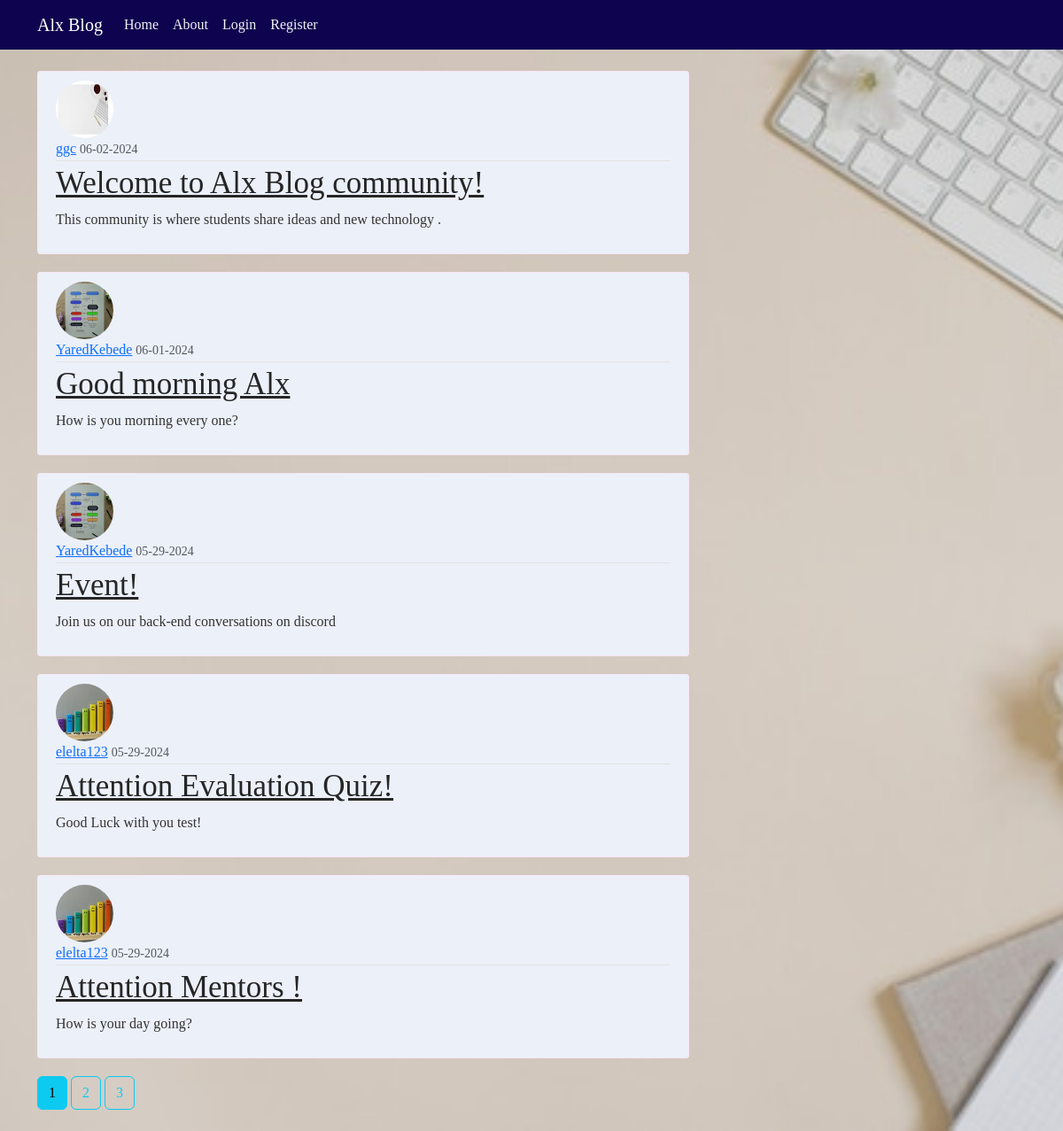
Page /home on the earlier database version.
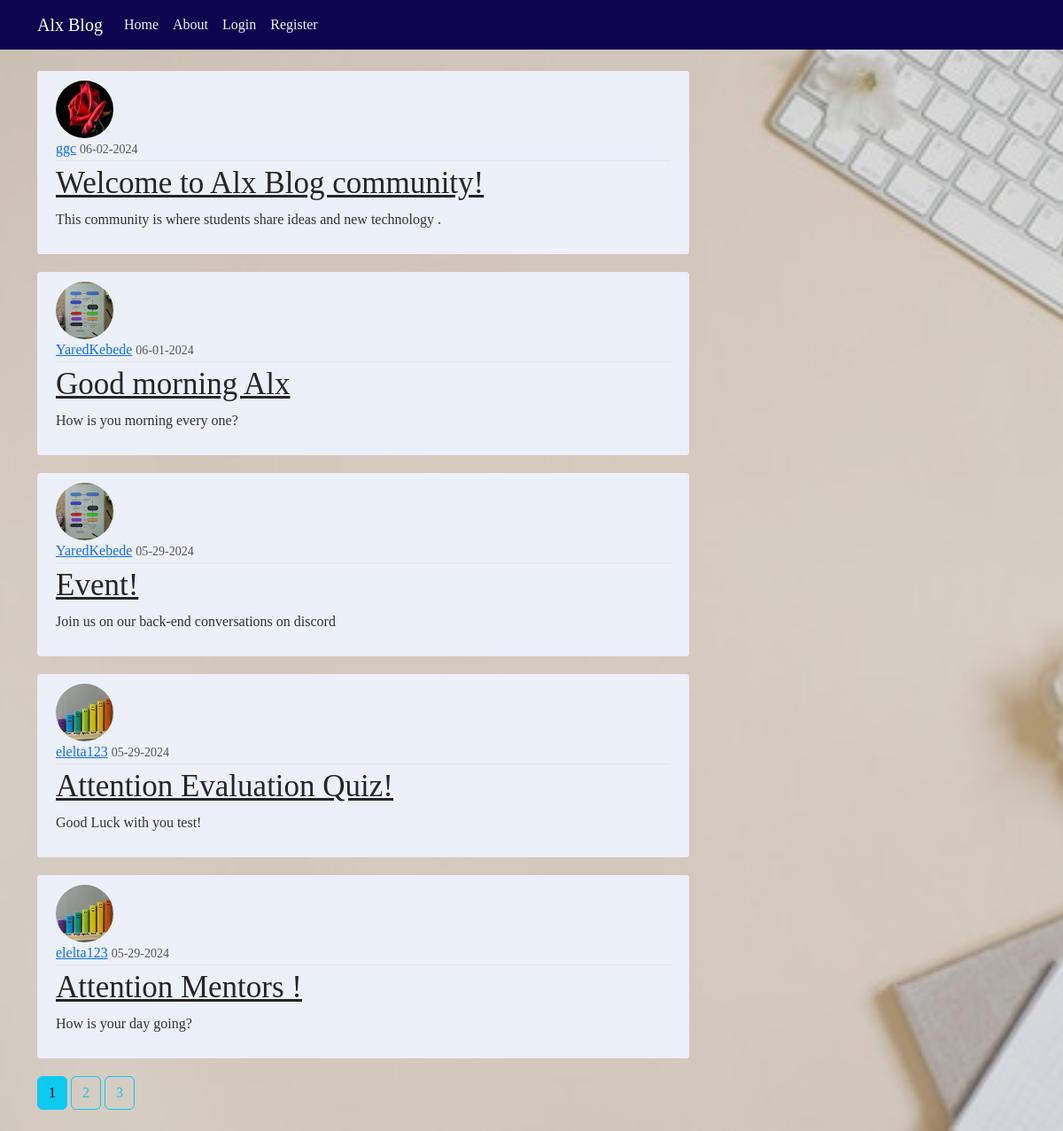
Same page on the later database version.
### alxblog/models.py (models this page shows, shortened)
class Post(db.Model):
    id = db.Column(db.Integer, primary_key=True)
    title = db.Column(db.String(150), nullable=False)
    date_posted = db.Column(db.DateTime, nullable=False, default=datetime.utcnow)
    content = db.Column(db.Text, nullable=False)
    user_id = db.Column(db.Integer, db.ForeignKey('user.id'), nullable=False)

class User(db.Model, UserMixin):
    id = db.Column(db.Integer, primary_key=True)
    username = db.Column(db.String(20), unique=True, nullable=False)
    email = db.Column(db.String(150), unique=True, nullable=False)
    image_file = db.Column(db.String(20), nullable=False, default='default.jpg')
    password = db.Column(db.String(60), nullable=False)
    posts = db.relationship('Post', backref='author', lazy=True)

### alxblog/routes.py (the view)
@app.route("/home")
def home():
    page = request.args.get('page', 1, type=int)
    posts = Post.query.order_by(Post.date_posted.desc()).paginate(page=page, per_page=5)
    return render_template('home.html', posts=posts)

### alxblog/templates/home.html
{% extends "layout.html" %}
{% block content %}
{% for post in posts.items %}
 <article class="media content-section">
    <img class="rounded-circle article-img" src="{{ url_for('static', filename='profile_pics/' + post.author.image_file) }}">
    <div class="media-body">
      <div class="article-metadata">
        <a class="mr-2" href="#">{{ post.author.username }}</a>
        <small class="text-muted">{{ post.date_posted.strftime('%m-%d-%Y') }}</small>
      </div>
      <h2><a class="article-title" href="{{ url_for('post', post_id=post.id) }}">{{ post.title }}</a></h2>
      <p class="article-content">{{ post.content }}</p>
    </div>
  </article>
{% endfor %}
{% for page_num in posts.iter_pages(left_edge=1, right_edge=1, left_current=1, right_current=2) %}
{% if page_num %}
{% if posts.page == page_num%}
<a class="btn btn-info mb-4" href="{{ url_for('home', page=page_num) }}">{{ page_num }}</a>
{% else %}
<a class="btn btn-outline-info mb-4" href="{{ url_for('home', page=page_num) }}">{{ page_num }}</a>
{% endif %}
{% else %}
...
{% endif %}
{% endfor %}
{% endblock content %}

### alxblog/templates/layout.html (shortened to what this page needs)
<!DOCTYPE html>
<html>
<head>
    <link href="https://cdn.jsdelivr.net/npm/bootstrap@5.3.3/dist/css/bootstrap.min.css" rel="stylesheet">
    <link rel="stylesheet" type="text/css" href="{{ url_for('static', filename='main.css') }}">
</head>
<body>
    <header class="site-header">
        <nav class="navbar navbar-expand-md navbar-dark bg-steel fixed-top">
          <div class="container">
            <a class="navbar-brand mr-4" href="/">Alx Blog</a>
            <div class="collapse navbar-collapse" id="navbarToggle">
              <div class="navbar-nav mr-auto">
                <a class="nav-item nav-link" href="{{ url_for('home') }}">Home</a>
                <a class="nav-item nav-link" href="{{ url_for('about') }}">About</a>
              </div>
              <div class="navbar-nav">
                {% if current_user.is_authenticated %}
                <a class="nav-item nav-link" href="{{ url_for('new_post') }}">New Post</a>
                <a class="nav-item nav-link" href="{{ url_for('account') }}">Account</a>
                <a class="nav-item nav-link" href="{{ url_for('logout') }}">Logout</a>
                {% else %}
                <a class="nav-item nav-link" href="{{ url_for('login') }}">Login</a>
                <a class="nav-item nav-link" href="{{ url_for('register') }}">Register</a>
                {% endif %}
              </div>
            </div>
          </div>
        </nav>
      </header>
      <main role="main" class="container">
        <div class="row">
          <div class="col-md-8">
            {% block content %}{% endblock %}
          </div>
        </div>
      </main>
</body>
</html>

### alxblog/static/main.css (style rules this page uses)
body { background-image: url('profile_pics/background_pic.jpg'); background-position: center; background-size: cover; font-family: Georgia, 'Times New Roman', Times, serif; font-size: medium; color: #333333; margin-top: 5rem; }
h1, h2, h3, h4, h5, h6 { font-size: 35px; color: #444444; }
.bg-steel { background-color: #0e034e; }
.site-header .navbar-nav .nav-link { color: hsl(260, 11%, 95%); }
.content-section { background: #ecf0f9; padding: 10px 20px; border: 1px solid #f8e6f4; border-radius: 3px; margin-bottom: 20px; }
.article-title { color: #262627; }
.article-content { white-space: pre-line; }
.article-img { height: 65px; width: 65px; margin-right: 16px; }
.article-metadata { padding-bottom: 1px; margin-bottom: 4px; border-bottom: 1px solid #e3e3e3 }

Differences in the rows shown:
changed through a linked row, Post "Welcome to Alx Blog community!": image_file: a different picture
